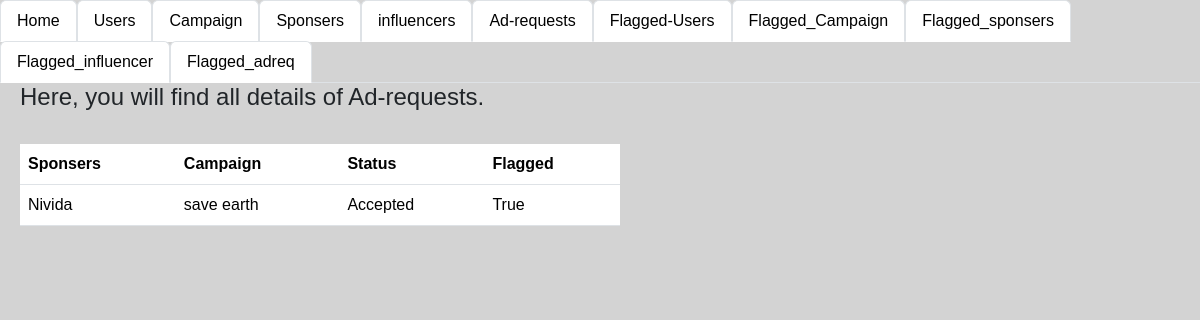
The app's page /admin_adreq/flag with its own data.
### app.py (models this page shows)
class Sponsers(db.Model):
    __tablename__='sponsers'
    Sponsers_id=db.Column(db.Integer,primary_key=True,autoincrement=True)
    Company_name=db.Column(db.String)
    industry=db.Column(db.String)
    budget=db.Column(db.Integer)
    user_id=db.Column(db.Integer,db.ForeignKey(user.user_id))
    flagged_spons=db.Column(db.Boolean, default=False)

class campaigns(db.Model):
    __tablename__='campaign'
    campaigns_id=db.Column(db.Integer,primary_key=True,autoincrement=True)
    sponser_id=db.Column(db.String,db.ForeignKey(Sponsers.Sponsers_id))
    name=db.Column(db.String,nullable=False)
    description=db.Column(db.String)
    start_date=db.Column(db.String)
    end_date=db.Column(db.String)
    budget=db.Column(db.Integer)
    Visibility=db.Column(db.String)
    goals=db.Column(db.String)
    flagged_camp=db.Column(db.Boolean, default=False)

class Ad_request(db.Model):
    __tablename__="ad_req"
    adreq_id=db.Column(db.Integer,primary_key=True,autoincrement=True)
    campaigns_id=db.Column(db.Integer,db.ForeignKey(campaigns.campaigns_id))
    sponsers_id=db.Column(db.Integer,db.ForeignKey(Sponsers.Sponsers_id))
    messages=db.Column(db.String)
    requirements=db.Column(db.String)
    payment_amount=db.Column(db.String)
    status=db.Column(db.String)
    Influ_id=db.Column(db.Integer,db.ForeignKey(influencer.influencer_id))
    flagged_ad_reqd=db.Column(db.Boolean, default=False)

### app.py (the view)
@app.route("/admin_adreq/flag",methods=["GET"])
def admin_adreq_flag():
    addata=db.session.query(Ad_request).all()
    data=dict()
    count=1
    for i in addata:
        sponser=db.session.query(Sponsers).filter(Sponsers.Sponsers_id==i.sponsers_id).first()
        company=db.session.query(campaigns).filter(campaigns.campaigns_id==i.campaigns_id).first()
        data[count]=[i.adreq_id,sponser.Company_name,company.name,i.status,i.flagged_ad_reqd]
        count+=1
    print(data)
    return render_template("admin_flagadreq.html",addata=addata,data=data)

### templates/admin_flagadreq.html (shortened to what this page needs)
<!DOCTYPE html>
<html lang="en">
<head>
    <link href="static\style.css" rel="stylesheet">
    <link href="https://cdn.jsdelivr.net/npm/bootstrap@5.3.3/dist/css/bootstrap.min.css" rel="stylesheet">
</head>
<body style="background-color: lightgray;">
    <ul class="nav nav-tabs">
        <li class="nav-item">
          <a class="nav-link active" aria-current="page" href="/login">Home</a>
        </li>
        <li class="nav-item">
          <a class="nav-link active" aria-current="page" href="/login_users">Users</a>
        </li>
        <li class="nav-item">
          <a class="nav-link active" aria-current="page" href="/login_camp" >Campaign</a>
        </li>
        <li class="nav-item">
          <a class="nav-link active" aria-current="page" href="/admin_spons" >Sponsers</a>
        </li>
        <li class="nav-item">
          <a class="nav-link active" aria-current="page" href="/admin_info" >influencers</a>
        </li>
        <li class="nav-item">
          <a class="nav-link active" aria-current="page" href="/admin_adreq" >Ad-requests</a>
      </li>
      <li class="nav-item">
        <a class="nav-link active" aria-current="page" href="/login_users/flag">Flagged-Users</a>
      </li>
        <li class="nav-item">
          <a class="nav-link active" aria-current="page" href="/login_camp/flag" >Flagged_Campaign</a>
        </li>
        <li class="nav-item">
          <a class="nav-link active" aria-current="page" href="/login_spons/flag" >Flagged_sponsers</a>
        </li>
        <li class="nav-item">
          <a class="nav-link active" aria-current="page" href="/admin_info/flag" >Flagged_influencer</a>
        </li>
        <li class="nav-item">
          <a class="nav-link active" aria-current="page" href="/admin_adreq/flag" >Flagged_adreq</a>
        </li>
      </ul>
    <div class="seperate">
      <div style="width: 50%; margin-left: 20px;">
          <h4>Here, you will find all details of Ad-requests.</h4><br>
          <table class="table table-hover">
            <tr>
              <th>Sponsers</th>
              <th>Campaign</th>
              <th>Status</th>
              <th>Flagged</th>
            </tr>
              {% for i in data %}
              {% if data[i][4]== true %}
            <tr>
              <td>{{ data[i][1] }}</td>
              <td>{{data[i][2]}}</td>
              <td>{{data[i][3]}}</td>
              <td>{{data[i][4]}}</td>
            </tr>
            {% endif %}
              {% endfor %}
          </table>
      </div >
    </div>
</body>
</html>

### static/style.css (style rules this page uses)
* { font-family:Tahoma, Geneva, Verdana, sans-serif; height: auto; }
.seperate { display: flex; }

### records on screen
Sponsers: Company_name "Nivida"
campaigns: name "save earth"
Ad_request: status "Accepted"

### other values on screen
{{ data[i][4] }} "True"
